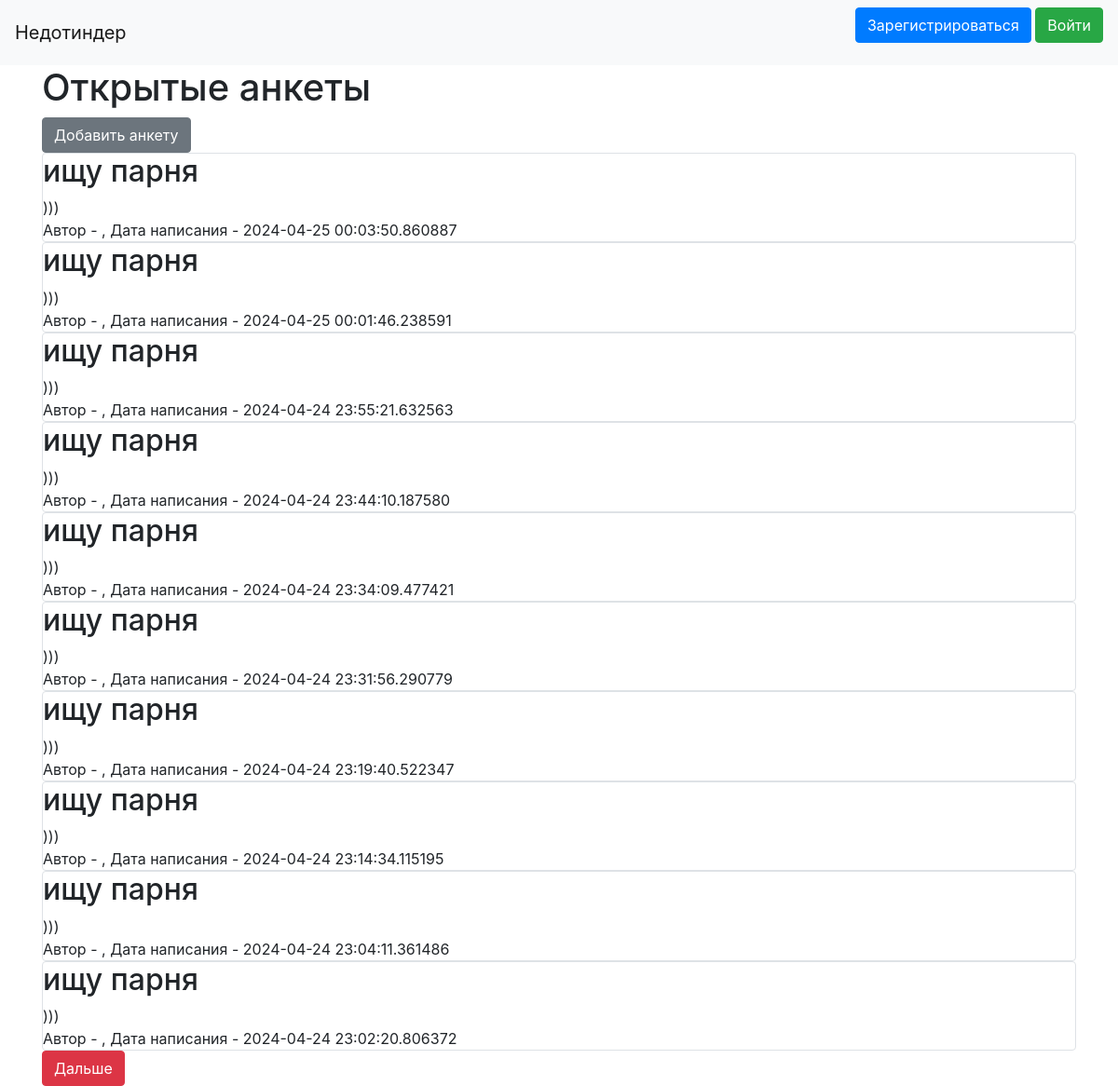
/all (signed in), run on an earlier commit of the app's database.
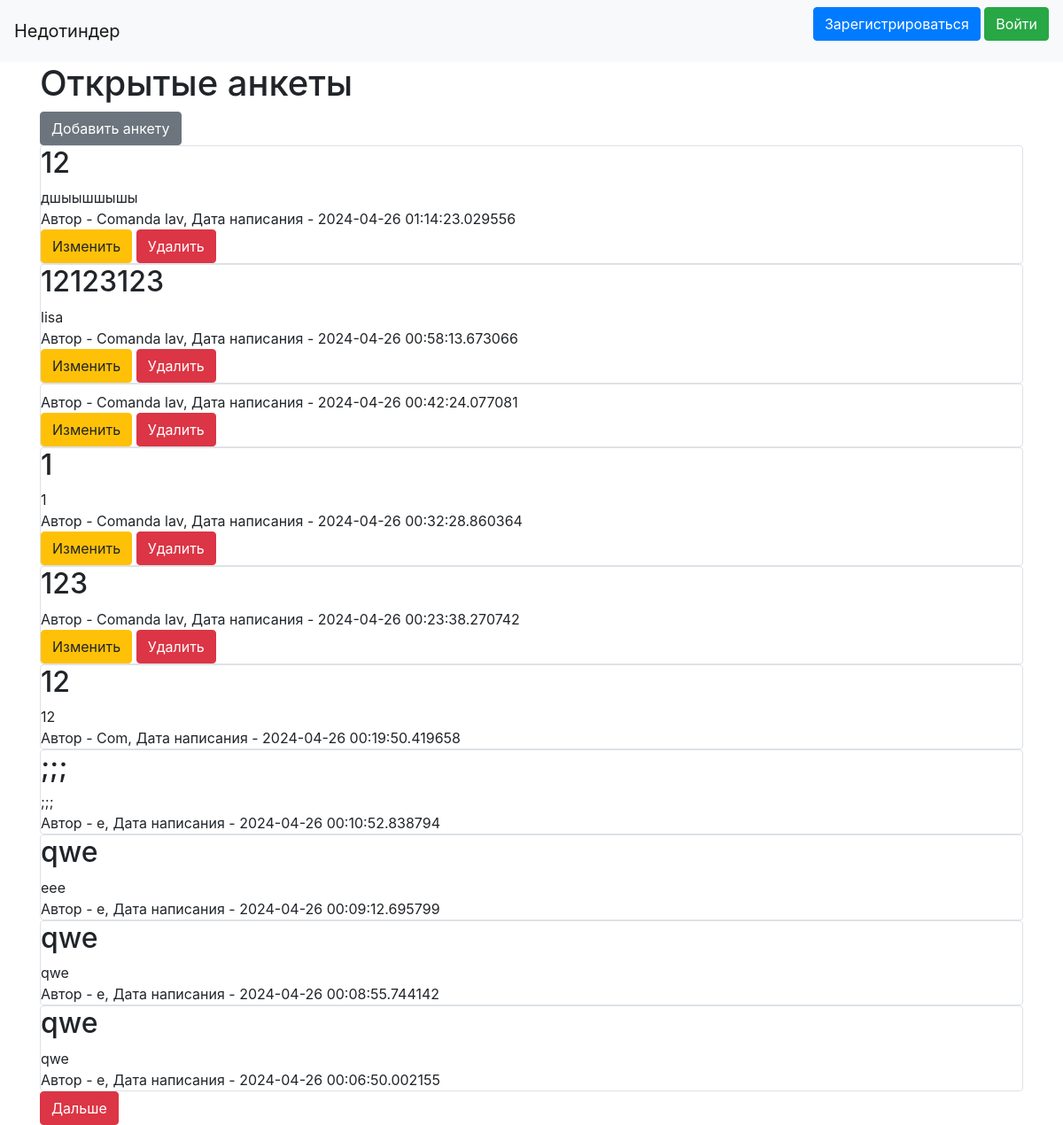
And on a later commit of the database.
### data/ankets.py (models this page shows)
class Anceta(SqlAlchemyBase, UserMixin, SerializerMixin):
    __tablename__ = 'ankets'
    id = sqlalchemy.Column(sqlalchemy.Integer, primary_key=True, autoincrement=True)
    title = sqlalchemy.Column(sqlalchemy.String, nullable=True)
    content = sqlalchemy.Column(sqlalchemy.String, nullable=True)
    created_date = sqlalchemy.Column(sqlalchemy.DateTime, default=datetime.datetime.now)
    user_id = sqlalchemy.Column(sqlalchemy.Integer, sqlalchemy.ForeignKey("users.id"))
    user = orm.relationship('User')

### data/users.py (models this page shows, shortened)
class User(SqlAlchemyBase, UserMixin, SerializerMixin):
    __tablename__ = 'users'
    id = sqlalchemy.Column(sqlalchemy.Integer, primary_key=True, autoincrement=True)
    name = sqlalchemy.Column(sqlalchemy.String, nullable=True)
    about = sqlalchemy.Column(sqlalchemy.String, nullable=True)
    email = sqlalchemy.Column(sqlalchemy.String, index=True, unique=True, nullable=True)
    hashed_password = sqlalchemy.Column(sqlalchemy.String, nullable=True)
    created_date = sqlalchemy.Column(sqlalchemy.DateTime, default=datetime.datetime.now)
    news = orm.relationship("Anceta", back_populates='user')

### main.py (the view)
@app.route("/all")
@app.route('/all/<int:page>')
def index(page=1):
    db_sess = db_session.create_session()
    if current_user.is_authenticated:
        news = db_sess.query(Anceta).all()
        news.reverse()
        return render_template("index.html", news=news[(page - 1) * 10: page*10], page=page)

### data/db_session.py (called while the page is built)
def create_session() -> Session:
    global __factory
    return __factory()

### main.py (called while the page is built)
@login_manager.user_loader
def load_user(user_id):
    db_sess = db_session.create_session()
    return db_sess.query(User).get(user_id)

### templates/index.html (shortened to what this page needs)
{% extends "base.html" %}
{% block content %}
    <h1>Открытые анкеты</h1>
    {% if current_user.is_authenticated %}
        <a href="/anketa" class="btn btn-secondary">Добавить анкету</a>
    {% endif %}
    {% for item in news %}
        <div class="col-md6 border rounded">
            <h2>{{ item.title }}</h2>
            <div>
                {{ item.content }}
            </div>
            <div>
                Автор - {{ item.user.name }}, Дата написания - {{ item.created_date }}
            </div>
            {% if current_user.is_authenticated and current_user == item.user %}
                <div>
                    <a href="/anc/{{ item.id }}" class="btn btn-warning">Изменить</a>
                    <a href="/anc_delete/{{ item.id }}" class="btn btn-danger">Удалить</a>
                </div>
            {% endif %}
        </div>
    {% endfor %}
    <a href="/all/{{page+1}}" class="btn btn-danger">Дальше</a>
{% endblock %}

What changed in the data, as far as the page shows it:
no longer on this page (row unchanged): Anceta: title "ищу парня", content ")))", created_date "2024-04-25 00:03:50.860887"
no longer on this page (row unchanged): Anceta: title "ищу парня", content ")))", created_date "2024-04-25 00:01:46.238591"
no longer on this page (row unchanged): Anceta: title "ищу парня", content ")))", created_date "2024-04-24 23:55:21.632563"
no longer on this page (row unchanged): Anceta: title "ищу парня", content ")))", created_date "2024-04-24 23:44:10.187580"
no longer on this page (row unchanged): Anceta: title "ищу парня", content ")))", created_date "2024-04-24 23:34:09.477421"
no longer on this page (row unchanged): Anceta: title "ищу парня", content ")))", created_date "2024-04-24 23:31:56.290779"
no longer on this page (row unchanged): Anceta: title "ищу парня", content ")))", created_date "2024-04-24 23:19:40.522347"
no longer on this page (row unchanged): Anceta: title "ищу парня", content ")))", created_date "2024-04-24 23:14:34.115195"
no longer on this page (row unchanged): Anceta: title "ищу парня", content ")))", created_date "2024-04-24 23:04:11.361486"
no longer on this page (row unchanged): Anceta: title "ищу парня", content ")))", created_date "2024-04-24 23:02:20.806372"
added Anceta: title "12", content "дшыышшышы", user.name "Comanda lav", created_date "2024-04-26 01:14:23.029556"
added Anceta: title "12123123", content "lisa", user.name "Comanda lav", created_date "2024-04-26 00:58:13.673066"
added Anceta: user.name "Comanda lav", created_date "2024-04-26 00:42:24.077081"
added Anceta: title "1", content "1", user.name "Comanda lav", created_date "2024-04-26 00:32:28.860364"
added Anceta: title "123", user.name "Comanda lav", created_date "2024-04-26 00:23:38.270742"
added Anceta: title "12", content "12", user.name "Com", created_date "2024-04-26 00:19:50.419658"
added Anceta: title ";;;", content ";;;", user.name "e", created_date "2024-04-26 00:10:52.838794"
added Anceta: title "qwe", content "eee", user.name "e", created_date "2024-04-26 00:09:12.695799"
added Anceta: title "qwe", content "qwe", user.name "e", created_date "2024-04-26 00:08:55.744142"
added Anceta: title "qwe", content "qwe", user.name "e", created_date "2024-04-26 00:06:50.002155"
